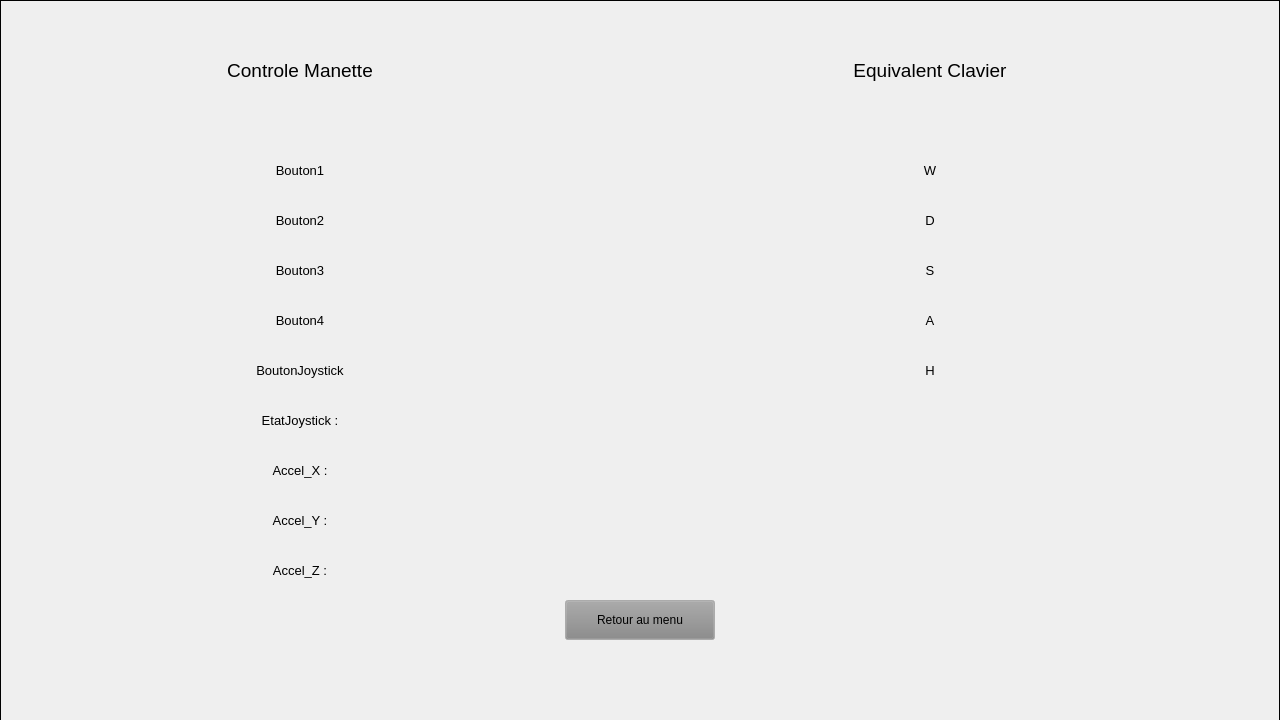
<?xml version="1.0" encoding="UTF-8"?>
<ui version="4.0">
 <class>Commande</class>
 <widget class="QWidget" name="Commande">
  <property name="geometry">
   <rect>
    <x>0</x>
    <y>0</y>
    <width>1280</width>
    <height>720</height>
   </rect>
  </property>
  <property name="windowTitle">
   <string>Form</string>
  </property>
  <widget class="QLabel" name="BackGround">
   <property name="geometry">
    <rect>
     <x>0</x>
     <y>0</y>
     <width>1280</width>
     <height>721</height>
    </rect>
   </property>
   <property name="baseSize">
    <size>
     <width>100</width>
     <height>100</height>
    </size>
   </property>
   <property name="autoFillBackground">
    <bool>true</bool>
   </property>
   <property name="frameShape">
    <enum>QFrame::Shape::Box</enum>
   </property>
   <property name="text">
    <string/>
   </property>
   <property name="textFormat">
    <enum>Qt::TextFormat::PlainText</enum>
   </property>
   <property name="pixmap">
    <pixmap resource="Image.qrc">:/MainMenu/Image_Qt/EcranAccueil/pixel-art-sky-background-with-clouds-cloudy-blue-sky-for-8bit-game-on-white-background-vector.jpg</pixmap>
   </property>
   <property name="scaledContents">
    <bool>true</bool>
   </property>
  </widget>
  <widget class="QPushButton" name="Retour">
   <property name="geometry">
    <rect>
     <x>565</x>
     <y>600</y>
     <width>150</width>
     <height>40</height>
    </rect>
   </property>
   <property name="palette">
    <palette>
     <active>
      <colorrole role="Button">
       <brush brushstyle="SolidPattern">
        <color alpha="255">
         <red>135</red>
         <green>135</green>
         <blue>135</blue>
        </color>
       </brush>
      </colorrole>
     </active>
     <inactive>
      <colorrole role="Button">
       <brush brushstyle="SolidPattern">
        <color alpha="255">
         <red>135</red>
         <green>135</green>
         <blue>135</blue>
        </color>
       </brush>
      </colorrole>
     </inactive>
     <disabled>
      <colorrole role="Button">
       <brush brushstyle="SolidPattern">
        <color alpha="255">
         <red>135</red>
         <green>135</green>
         <blue>135</blue>
        </color>
       </brush>
      </colorrole>
     </disabled>
    </palette>
   </property>
   <property name="text">
    <string>Retour au menu</string>
   </property>
  </widget>
  <widget class="QLabel" name="TitreManette">
   <property name="geometry">
    <rect>
     <x>200</x>
     <y>50</y>
     <width>200</width>
     <height>40</height>
    </rect>
   </property>
   <property name="font">
    <font>
     <pointsize>14</pointsize>
    </font>
   </property>
   <property name="text">
    <string>Controle Manette</string>
   </property>
   <property name="alignment">
    <set>Qt::AlignmentFlag::AlignCenter</set>
   </property>
  </widget>
  <widget class="QLabel" name="TitreClavier">
   <property name="geometry">
    <rect>
     <x>830</x>
     <y>50</y>
     <width>200</width>
     <height>40</height>
    </rect>
   </property>
   <property name="font">
    <font>
     <pointsize>14</pointsize>
    </font>
   </property>
   <property name="text">
    <string>Equivalent Clavier</string>
   </property>
   <property name="alignment">
    <set>Qt::AlignmentFlag::AlignCenter</set>
   </property>
  </widget>
  <widget class="QLabel" name="ManetteB1">
   <property name="enabled">
    <bool>true</bool>
   </property>
   <property name="geometry">
    <rect>
     <x>200</x>
     <y>150</y>
     <width>200</width>
     <height>40</height>
    </rect>
   </property>
   <property name="font">
    <font>
     <pointsize>10</pointsize>
    </font>
   </property>
   <property name="autoFillBackground">
    <bool>true</bool>
   </property>
   <property name="text">
    <string>Bouton1</string>
   </property>
   <property name="scaledContents">
    <bool>false</bool>
   </property>
   <property name="alignment">
    <set>Qt::AlignmentFlag::AlignCenter</set>
   </property>
   <property name="wordWrap">
    <bool>false</bool>
   </property>
  </widget>
  <widget class="QLabel" name="ManetteB2">
   <property name="geometry">
    <rect>
     <x>200</x>
     <y>200</y>
     <width>200</width>
     <height>40</height>
    </rect>
   </property>
   <property name="font">
    <font>
     <pointsize>10</pointsize>
    </font>
   </property>
   <property name="autoFillBackground">
    <bool>true</bool>
   </property>
   <property name="text">
    <string>Bouton2</string>
   </property>
   <property name="scaledContents">
    <bool>false</bool>
   </property>
   <property name="alignment">
    <set>Qt::AlignmentFlag::AlignCenter</set>
   </property>
   <property name="wordWrap">
    <bool>false</bool>
   </property>
  </widget>
  <widget class="QLabel" name="ManetteB3">
   <property name="geometry">
    <rect>
     <x>200</x>
     <y>250</y>
     <width>200</width>
     <height>40</height>
    </rect>
   </property>
   <property name="font">
    <font>
     <pointsize>10</pointsize>
    </font>
   </property>
   <property name="autoFillBackground">
    <bool>true</bool>
   </property>
   <property name="text">
    <string>Bouton3</string>
   </property>
   <property name="scaledContents">
    <bool>false</bool>
   </property>
   <property name="alignment">
    <set>Qt::AlignmentFlag::AlignCenter</set>
   </property>
   <property name="wordWrap">
    <bool>false</bool>
   </property>
  </widget>
  <widget class="QLabel" name="ManetteB4">
   <property name="geometry">
    <rect>
     <x>200</x>
     <y>300</y>
     <width>200</width>
     <height>40</height>
    </rect>
   </property>
   <property name="font">
    <font>
     <pointsize>10</pointsize>
    </font>
   </property>
   <property name="autoFillBackground">
    <bool>true</bool>
   </property>
   <property name="text">
    <string>Bouton4</string>
   </property>
   <property name="scaledContents">
    <bool>false</bool>
   </property>
   <property name="alignment">
    <set>Qt::AlignmentFlag::AlignCenter</set>
   </property>
   <property name="wordWrap">
    <bool>false</bool>
   </property>
  </widget>
  <widget class="QLabel" name="ManetteBJoy">
   <property name="geometry">
    <rect>
     <x>200</x>
     <y>350</y>
     <width>200</width>
     <height>40</height>
    </rect>
   </property>
   <property name="font">
    <font>
     <pointsize>10</pointsize>
    </font>
   </property>
   <property name="autoFillBackground">
    <bool>true</bool>
   </property>
   <property name="text">
    <string>BoutonJoystick</string>
   </property>
   <property name="scaledContents">
    <bool>false</bool>
   </property>
   <property name="alignment">
    <set>Qt::AlignmentFlag::AlignCenter</set>
   </property>
   <property name="wordWrap">
    <bool>false</bool>
   </property>
  </widget>
  <widget class="QLabel" name="ManetteJoy">
   <property name="geometry">
    <rect>
     <x>200</x>
     <y>400</y>
     <width>200</width>
     <height>40</height>
    </rect>
   </property>
   <property name="font">
    <font>
     <pointsize>10</pointsize>
    </font>
   </property>
   <property name="autoFillBackground">
    <bool>true</bool>
   </property>
   <property name="text">
    <string>EtatJoystick :</string>
   </property>
   <property name="scaledContents">
    <bool>false</bool>
   </property>
   <property name="alignment">
    <set>Qt::AlignmentFlag::AlignCenter</set>
   </property>
   <property name="wordWrap">
    <bool>false</bool>
   </property>
  </widget>
  <widget class="QLabel" name="AccelX">
   <property name="geometry">
    <rect>
     <x>200</x>
     <y>450</y>
     <width>200</width>
     <height>40</height>
    </rect>
   </property>
   <property name="font">
    <font>
     <pointsize>10</pointsize>
    </font>
   </property>
   <property name="autoFillBackground">
    <bool>true</bool>
   </property>
   <property name="text">
    <string>Accel_X :</string>
   </property>
   <property name="scaledContents">
    <bool>false</bool>
   </property>
   <property name="alignment">
    <set>Qt::AlignmentFlag::AlignCenter</set>
   </property>
   <property name="wordWrap">
    <bool>false</bool>
   </property>
  </widget>
  <widget class="QLabel" name="AccelY">
   <property name="geometry">
    <rect>
     <x>200</x>
     <y>500</y>
     <width>200</width>
     <height>40</height>
    </rect>
   </property>
   <property name="font">
    <font>
     <pointsize>10</pointsize>
    </font>
   </property>
   <property name="autoFillBackground">
    <bool>true</bool>
   </property>
   <property name="text">
    <string>Accel_Y :</string>
   </property>
   <property name="scaledContents">
    <bool>false</bool>
   </property>
   <property name="alignment">
    <set>Qt::AlignmentFlag::AlignCenter</set>
   </property>
   <property name="wordWrap">
    <bool>false</bool>
   </property>
  </widget>
  <widget class="QLabel" name="AccelZ">
   <property name="geometry">
    <rect>
     <x>200</x>
     <y>550</y>
     <width>200</width>
     <height>40</height>
    </rect>
   </property>
   <property name="font">
    <font>
     <pointsize>10</pointsize>
    </font>
   </property>
   <property name="autoFillBackground">
    <bool>true</bool>
   </property>
   <property name="text">
    <string>Accel_Z :</string>
   </property>
   <property name="scaledContents">
    <bool>false</bool>
   </property>
   <property name="alignment">
    <set>Qt::AlignmentFlag::AlignCenter</set>
   </property>
   <property name="wordWrap">
    <bool>false</bool>
   </property>
  </widget>
  <widget class="QLabel" name="ClavierW">
   <property name="enabled">
    <bool>true</bool>
   </property>
   <property name="geometry">
    <rect>
     <x>830</x>
     <y>150</y>
     <width>200</width>
     <height>40</height>
    </rect>
   </property>
   <property name="font">
    <font>
     <pointsize>10</pointsize>
    </font>
   </property>
   <property name="autoFillBackground">
    <bool>true</bool>
   </property>
   <property name="text">
    <string>W</string>
   </property>
   <property name="scaledContents">
    <bool>false</bool>
   </property>
   <property name="alignment">
    <set>Qt::AlignmentFlag::AlignCenter</set>
   </property>
   <property name="wordWrap">
    <bool>false</bool>
   </property>
  </widget>
  <widget class="QLabel" name="ClavierD">
   <property name="enabled">
    <bool>true</bool>
   </property>
   <property name="geometry">
    <rect>
     <x>830</x>
     <y>200</y>
     <width>200</width>
     <height>40</height>
    </rect>
   </property>
   <property name="font">
    <font>
     <pointsize>10</pointsize>
    </font>
   </property>
   <property name="autoFillBackground">
    <bool>true</bool>
   </property>
   <property name="text">
    <string>D</string>
   </property>
   <property name="scaledContents">
    <bool>false</bool>
   </property>
   <property name="alignment">
    <set>Qt::AlignmentFlag::AlignCenter</set>
   </property>
   <property name="wordWrap">
    <bool>false</bool>
   </property>
  </widget>
  <widget class="QLabel" name="ClavierS">
   <property name="enabled">
    <bool>true</bool>
   </property>
   <property name="geometry">
    <rect>
     <x>830</x>
     <y>250</y>
     <width>200</width>
     <height>40</height>
    </rect>
   </property>
   <property name="font">
    <font>
     <pointsize>10</pointsize>
    </font>
   </property>
   <property name="autoFillBackground">
    <bool>true</bool>
   </property>
   <property name="text">
    <string>S</string>
   </property>
   <property name="scaledContents">
    <bool>false</bool>
   </property>
   <property name="alignment">
    <set>Qt::AlignmentFlag::AlignCenter</set>
   </property>
   <property name="wordWrap">
    <bool>false</bool>
   </property>
  </widget>
  <widget class="QLabel" name="ClavierA">
   <property name="enabled">
    <bool>true</bool>
   </property>
   <property name="geometry">
    <rect>
     <x>830</x>
     <y>300</y>
     <width>200</width>
     <height>40</height>
    </rect>
   </property>
   <property name="font">
    <font>
     <pointsize>10</pointsize>
    </font>
   </property>
   <property name="autoFillBackground">
    <bool>true</bool>
   </property>
   <property name="text">
    <string>A</string>
   </property>
   <property name="scaledContents">
    <bool>false</bool>
   </property>
   <property name="alignment">
    <set>Qt::AlignmentFlag::AlignCenter</set>
   </property>
   <property name="wordWrap">
    <bool>false</bool>
   </property>
  </widget>
  <widget class="QLabel" name="ClavierH">
   <property name="enabled">
    <bool>true</bool>
   </property>
   <property name="geometry">
    <rect>
     <x>830</x>
     <y>350</y>
     <width>200</width>
     <height>40</height>
    </rect>
   </property>
   <property name="font">
    <font>
     <pointsize>10</pointsize>
    </font>
   </property>
   <property name="autoFillBackground">
    <bool>true</bool>
   </property>
   <property name="text">
    <string>H</string>
   </property>
   <property name="scaledContents">
    <bool>false</bool>
   </property>
   <property name="alignment">
    <set>Qt::AlignmentFlag::AlignCenter</set>
   </property>
   <property name="wordWrap">
    <bool>false</bool>
   </property>
  </widget>
 </widget>
 <resources>
  <include location="Image.qrc"/>
 </resources>
 <connections/>
</ui>
